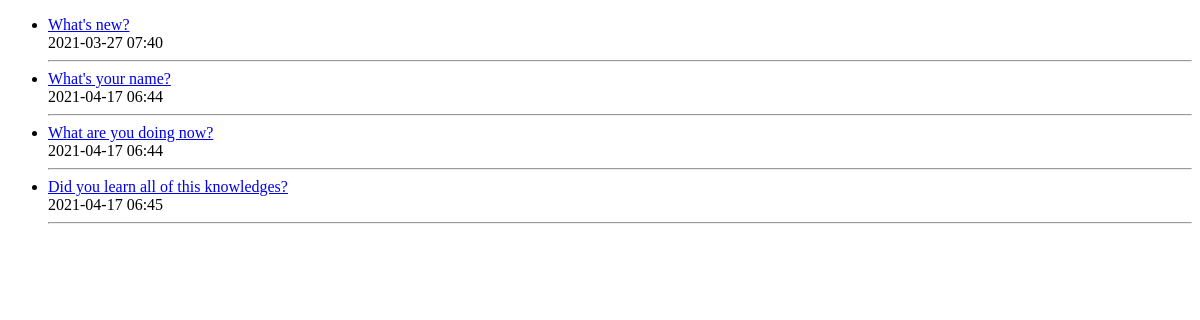
The page /polls/questions on the database as committed earlier.
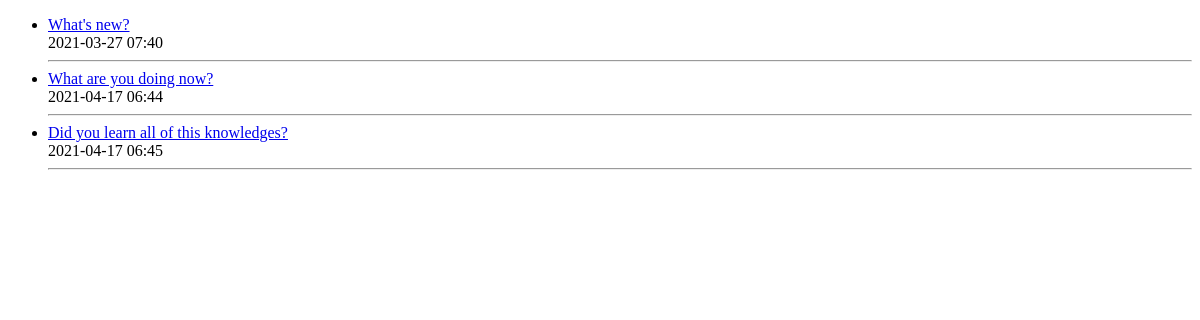
The same page on the database as committed later.
### polls/models.py (models this page shows, shortened)
class Question(models.Model):
    question_text = models.CharField(max_length=200)
    pub_date = models.DateTimeField('date published')

### polls/views.py (the view)
# urls.py: path('questions', views.show_questions, name = "questions"),
def show_questions(request):
	questions = Question.objects.all()
	return render(
		request,
		"polls/questions.html",
		{
			"questions":questions,
		}
		)

### polls/templates/polls/questions.html (shortened to what this page needs)
<!DOCTYPE html>
<html lang="en">
<head>
</head>
<body>
	<ul>
		{% for question in questions %}
		<li><a href={% url "question" question.id %}>{{ question.question_text }}</a><br> {{question.pub_date|date:"Y-m-d H:i"}}
		</li>
		<hr>
		{% endfor %}
	</ul>
</body>
</html>

Rows that differ between the two databases and show on the page:
removed Question: question_text "What's your name?", pub_date "2021-04-17 06:44"
